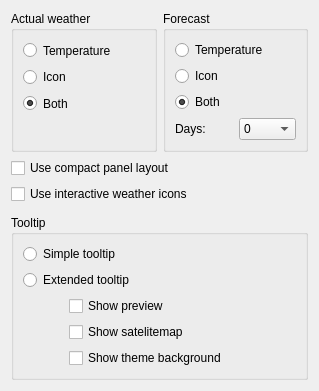
<?xml version="1.0" encoding="UTF-8"?>
<ui version="4.0">
 <class>PanelPage</class>
 <widget class="QWidget" name="PanelPage">
  <property name="geometry">
   <rect>
    <x>0</x>
    <y>0</y>
    <width>319</width>
    <height>386</height>
   </rect>
  </property>
  <property name="sizePolicy">
   <sizepolicy hsizetype="Minimum" vsizetype="Minimum">
    <horstretch>0</horstretch>
    <verstretch>0</verstretch>
   </sizepolicy>
  </property>
  <layout class="QVBoxLayout" name="verticalLayout_2">
   <item>
    <layout class="QHBoxLayout" name="horizontalLayout_2">
     <item>
      <widget class="QGroupBox" name="m_panelActual">
       <property name="sizePolicy">
        <sizepolicy hsizetype="Expanding" vsizetype="Expanding">
         <horstretch>0</horstretch>
         <verstretch>0</verstretch>
        </sizepolicy>
       </property>
       <property name="title">
        <string>Actual weather</string>
       </property>
       <property name="flat">
        <bool>false</bool>
       </property>
       <property name="checkable">
        <bool>false</bool>
       </property>
       <property name="checked">
        <bool>false</bool>
       </property>
       <layout class="QVBoxLayout" name="verticalLayout">
        <item>
         <widget class="QRadioButton" name="radioActualTemp">
          <property name="sizePolicy">
           <sizepolicy hsizetype="Minimum" vsizetype="Minimum">
            <horstretch>0</horstretch>
            <verstretch>0</verstretch>
           </sizepolicy>
          </property>
          <property name="toolTip">
           <string>Show temperature only</string>
          </property>
          <property name="text">
           <string>Temperature</string>
          </property>
          <property name="checked">
           <bool>false</bool>
          </property>
         </widget>
        </item>
        <item>
         <widget class="QRadioButton" name="radioActualIcon">
          <property name="sizePolicy">
           <sizepolicy hsizetype="Minimum" vsizetype="Minimum">
            <horstretch>0</horstretch>
            <verstretch>0</verstretch>
           </sizepolicy>
          </property>
          <property name="toolTip">
           <string>Show icon only</string>
          </property>
          <property name="text">
           <string>Icon</string>
          </property>
         </widget>
        </item>
        <item>
         <widget class="QRadioButton" name="radioActualBoth">
          <property name="sizePolicy">
           <sizepolicy hsizetype="Minimum" vsizetype="Minimum">
            <horstretch>0</horstretch>
            <verstretch>0</verstretch>
           </sizepolicy>
          </property>
          <property name="toolTip">
           <string>Show temperature and icon</string>
          </property>
          <property name="text">
           <string>Both</string>
          </property>
          <property name="checked">
           <bool>true</bool>
          </property>
         </widget>
        </item>
        <item>
         <widget class="QLabel" name="label">
          <property name="enabled">
           <bool>false</bool>
          </property>
          <property name="maximumSize">
           <size>
            <width>30</width>
            <height>16777215</height>
           </size>
          </property>
          <property name="text">
           <string/>
          </property>
         </widget>
        </item>
       </layout>
      </widget>
     </item>
     <item>
      <widget class="QGroupBox" name="m_panelForecast">
       <property name="sizePolicy">
        <sizepolicy hsizetype="Expanding" vsizetype="Expanding">
         <horstretch>0</horstretch>
         <verstretch>0</verstretch>
        </sizepolicy>
       </property>
       <property name="title">
        <string>Forecast</string>
       </property>
       <property name="checkable">
        <bool>false</bool>
       </property>
       <layout class="QVBoxLayout" name="verticalLayout_3">
        <item>
         <widget class="QRadioButton" name="radioForecastTemp">
          <property name="sizePolicy">
           <sizepolicy hsizetype="Minimum" vsizetype="Minimum">
            <horstretch>0</horstretch>
            <verstretch>0</verstretch>
           </sizepolicy>
          </property>
          <property name="toolTip">
           <string>Show temperature only</string>
          </property>
          <property name="text">
           <string>Temperature</string>
          </property>
         </widget>
        </item>
        <item>
         <widget class="QRadioButton" name="radioForecastIcon">
          <property name="sizePolicy">
           <sizepolicy hsizetype="Minimum" vsizetype="Minimum">
            <horstretch>0</horstretch>
            <verstretch>0</verstretch>
           </sizepolicy>
          </property>
          <property name="toolTip">
           <string>Show icon only</string>
          </property>
          <property name="text">
           <string>Icon</string>
          </property>
         </widget>
        </item>
        <item>
         <widget class="QRadioButton" name="radioForecastBoth">
          <property name="sizePolicy">
           <sizepolicy hsizetype="Minimum" vsizetype="Minimum">
            <horstretch>0</horstretch>
            <verstretch>0</verstretch>
           </sizepolicy>
          </property>
          <property name="toolTip">
           <string>Show temperature and icon</string>
          </property>
          <property name="text">
           <string>Both</string>
          </property>
          <property name="checked">
           <bool>true</bool>
          </property>
         </widget>
        </item>
        <item>
         <layout class="QHBoxLayout" name="horizontalLayout">
          <item>
           <widget class="QLabel" name="label_2">
            <property name="text">
             <string>Days: </string>
            </property>
           </widget>
          </item>
          <item>
           <widget class="QComboBox" name="comboForecastDays">
            <property name="toolTip">
             <string>&lt;!DOCTYPE HTML PUBLIC &quot;-//W3C//DTD HTML 4.0//EN&quot; &quot;http://www.w3.org/TR/REC-html40/strict.dtd&quot;&gt;
&lt;html&gt;&lt;head&gt;&lt;meta name=&quot;qrichtext&quot; content=&quot;1&quot; /&gt;&lt;style type=&quot;text/css&quot;&gt;
p, li { white-space: pre-wrap; }
&lt;/style&gt;&lt;/head&gt;&lt;body style=&quot; font-family:'DejaVu Sans'; font-size:8pt; font-weight:400; font-style:normal;&quot;&gt;
&lt;p style=&quot; margin-top:0px; margin-bottom:0px; margin-left:0px; margin-right:0px; -qt-block-indent:0; text-indent:0px;&quot;&gt;How many days of forecast will be shown.&lt;/p&gt;
&lt;p style=&quot; margin-top:0px; margin-bottom:0px; margin-left:0px; margin-right:0px; -qt-block-indent:0; text-indent:0px;&quot;&gt;&lt;span style=&quot; font-weight:600;&quot;&gt;Zero&lt;/span&gt; means no forecasts&lt;/p&gt;&lt;/body&gt;&lt;/html&gt;</string>
            </property>
            <item>
             <property name="text">
              <string>0</string>
             </property>
            </item>
            <item>
             <property name="text">
              <string>1</string>
             </property>
            </item>
            <item>
             <property name="text">
              <string>2</string>
             </property>
            </item>
            <item>
             <property name="text">
              <string>3</string>
             </property>
            </item>
            <item>
             <property name="text">
              <string>4</string>
             </property>
            </item>
            <item>
             <property name="text">
              <string>5</string>
             </property>
            </item>
           </widget>
          </item>
         </layout>
        </item>
       </layout>
      </widget>
     </item>
    </layout>
   </item>
   <item>
    <widget class="QCheckBox" name="checkCompactPanelLayout">
     <property name="text">
      <string>Use compact panel layout</string>
     </property>
    </widget>
   </item>
   <item>
    <widget class="QCheckBox" name="checkInteractivePanelWeatherIcons">
     <property name="text">
      <string>Use interactive weather icons</string>
     </property>
    </widget>
   </item>
   <item>
    <spacer name="verticalSpacer_2">
     <property name="orientation">
      <enum>Qt::Vertical</enum>
     </property>
     <property name="sizeType">
      <enum>QSizePolicy::Fixed</enum>
     </property>
     <property name="sizeHint" stdset="0">
      <size>
       <width>20</width>
       <height>5</height>
      </size>
     </property>
    </spacer>
   </item>
   <item>
    <widget class="QGroupBox" name="groupBoxPanelTooltip">
     <property name="sizePolicy">
      <sizepolicy hsizetype="Expanding" vsizetype="MinimumExpanding">
       <horstretch>0</horstretch>
       <verstretch>0</verstretch>
      </sizepolicy>
     </property>
     <property name="minimumSize">
      <size>
       <width>0</width>
       <height>0</height>
      </size>
     </property>
     <property name="title">
      <string>Tooltip</string>
     </property>
     <property name="flat">
      <bool>false</bool>
     </property>
     <property name="checkable">
      <bool>false</bool>
     </property>
     <layout class="QFormLayout" name="formLayout">
      <item row="0" column="0" colspan="2">
       <widget class="QRadioButton" name="radioSimpleTooltip">
        <property name="text">
         <string>Simple tooltip</string>
        </property>
       </widget>
      </item>
      <item row="1" column="0" colspan="2">
       <widget class="QRadioButton" name="radioExtendedTooltip">
        <property name="text">
         <string>Extended tooltip</string>
        </property>
       </widget>
      </item>
      <item row="2" column="0">
       <spacer name="horizontalSpacer">
        <property name="orientation">
         <enum>Qt::Horizontal</enum>
        </property>
        <property name="sizeType">
         <enum>QSizePolicy::Fixed</enum>
        </property>
        <property name="sizeHint" stdset="0">
         <size>
          <width>40</width>
          <height>10</height>
         </size>
        </property>
       </spacer>
      </item>
      <item row="2" column="1">
       <widget class="QCheckBox" name="checkTooltipPreview">
        <property name="sizePolicy">
         <sizepolicy hsizetype="Minimum" vsizetype="Expanding">
          <horstretch>0</horstretch>
          <verstretch>0</verstretch>
         </sizepolicy>
        </property>
        <property name="text">
         <string>Show preview</string>
        </property>
        <property name="checkable">
         <bool>true</bool>
        </property>
       </widget>
      </item>
      <item row="4" column="1">
       <widget class="QCheckBox" name="checkTooltipThemeBackground">
        <property name="sizePolicy">
         <sizepolicy hsizetype="Expanding" vsizetype="Expanding">
          <horstretch>0</horstretch>
          <verstretch>0</verstretch>
         </sizepolicy>
        </property>
        <property name="text">
         <string>Show theme background</string>
        </property>
       </widget>
      </item>
      <item row="3" column="1">
       <widget class="QCheckBox" name="checkTooltipSateliteMap">
        <property name="sizePolicy">
         <sizepolicy hsizetype="Minimum" vsizetype="Expanding">
          <horstretch>0</horstretch>
          <verstretch>0</verstretch>
         </sizepolicy>
        </property>
        <property name="text">
         <string>Show satelitemap</string>
        </property>
       </widget>
      </item>
     </layout>
    </widget>
   </item>
   <item>
    <spacer name="verticalSpacer">
     <property name="orientation">
      <enum>Qt::Vertical</enum>
     </property>
     <property name="sizeHint" stdset="0">
      <size>
       <width>20</width>
       <height>0</height>
      </size>
     </property>
    </spacer>
   </item>
  </layout>
 </widget>
 <resources/>
 <connections/>
</ui>
